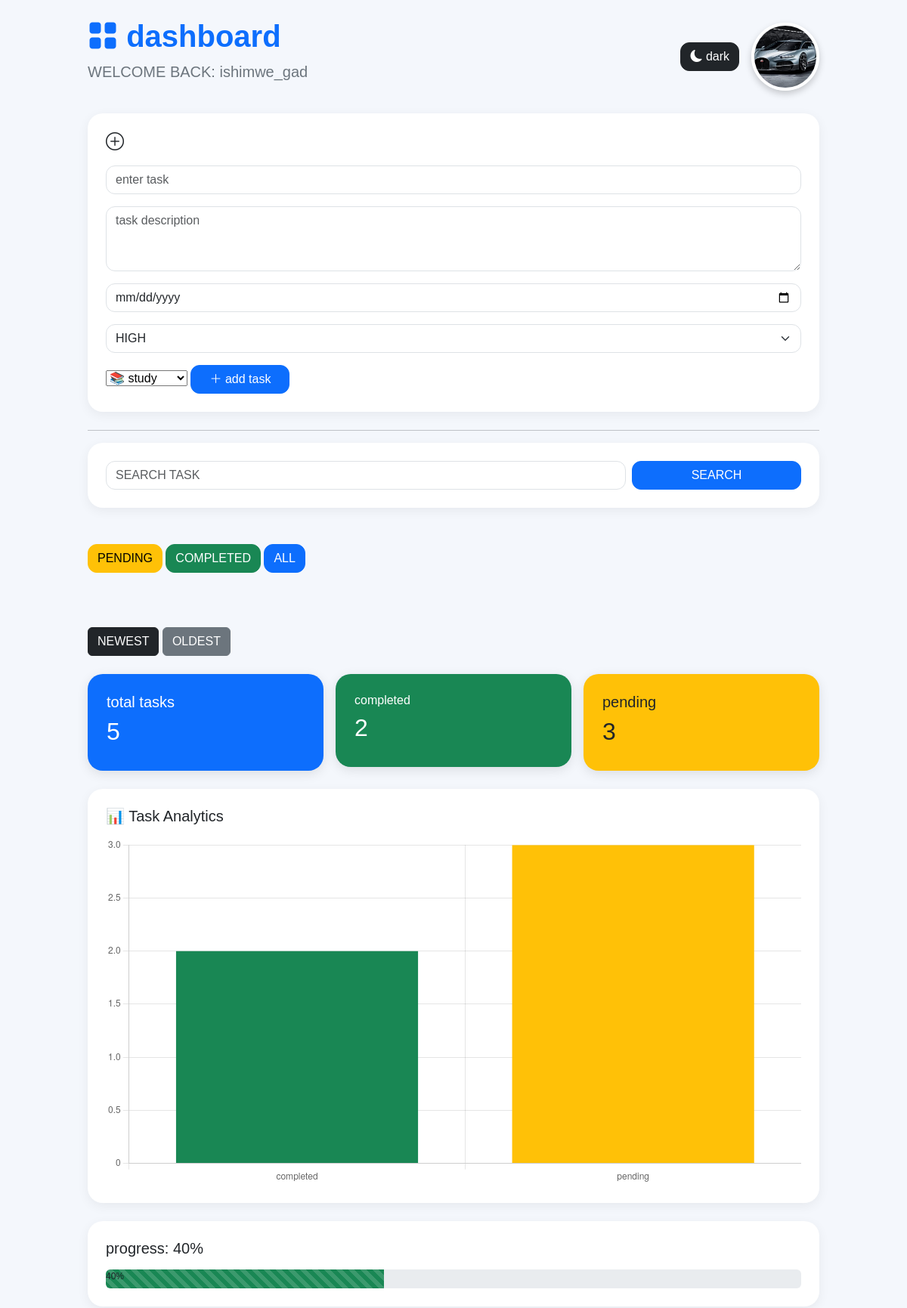
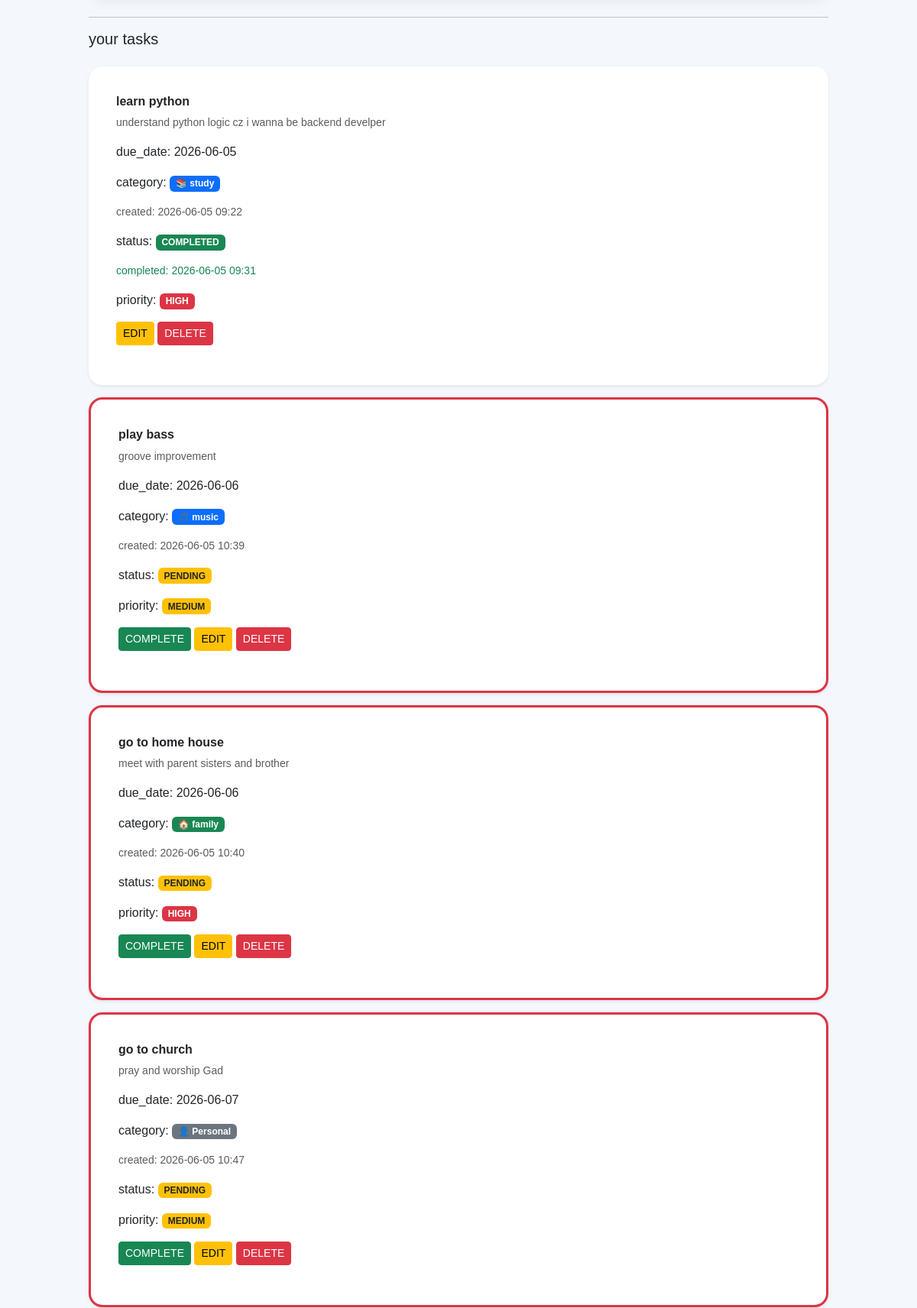
The app's page /dashboard (signed in, upper part) with its own data (2 pictures, top to bottom).
### tables this page shows
CREATE TABLE users (
        id INTEGER PRIMARY KEY AUTOINCREMENT,
        username TEXT UNIQUE,
        password TEXT
           );

CREATE TABLE tasks (
        id INTEGER PRIMARY KEY AUTOINCREMENT,
        user_id INTEGER,
        title TEXT NOT NULL,
        description TEXT,
        status TEXT NOT NULL,
        due_date TEXT,
        priority TEXT,
        category TEXT,
        created_at TEXT,
        completed_at TEXT
           );

### app.py (the view)
@app.route('/dashboard')
def dashboard():
    username = session.get('username')
    if not username:
        return redirect('/')
    conn = sqlite3.connect('users.db')
    cursor = conn.cursor()
    cursor.execute("SELECT id FROM users WHERE username=?", (username,))
    user = cursor.fetchone()
    user_id = user[0]
    search = request.args.get('search')
    status = request.args.get('status')
    sort = request.args.get('sort')
    if search:
        cursor.execute(
            "SELECT id, title, description, status, due_date, priority, category, created_at, completed_at FROM tasks WHERE user_id=? AND title LIKE ?",
            (user_id, '%' + search + '%')
        )
    elif status:
           cursor.execute(
            "SELECT id, title, description, status, due_date, priority, category, created_at, completed_at FROM tasks WHERE user_id=? AND status=?",
            (user_id, status)
        )
    else:
        if sort == "newest":
            cursor.execute(
             "SELECT id, title, description, status, due_date, priority, category, created_at, completed_at FROM tasks WHERE user_id=? ORDER BY id DESC",
            (user_id,)
        )
        elif sort == "oldest":
            cursor.execute(
                "SELECT id, title, description, status, due_date, priority, category, created_at, completed_at FROM tasks WHERE user_id=? ORDER BY id ASC",
                (user_id,)
            )
        else:
            cursor.execute(
                "SELECT id, title, description, status, due_date, priority, category, created_at, completed_at FROM tasks WHERE user_id=?",
                (user_id,)
            )
    tasks = cursor.fetchall()
    cursor.execute(
        "SELECT COUNT(*) FROM tasks WHERE user_id=?",
        (user_id,)
     )
    total_tasks = cursor.fetchone()[0]
    cursor.execute(
        "SELECT COUNT(*) FROM tasks WHERE user_id=? AND status=?",
        (user_id,"completed")
    )
    completed_tasks = cursor.fetchone()[0]
    cursor.execute(
        "SELECT COUNT(*)FROM tasks WHERE user_id=? AND status=?",
        (user_id,"pending")
    )
    pending_tasks = cursor.fetchone()[0]
    if total_tasks > 0:
        progress = int((completed_tasks / total_tasks) * 100)
    else:
        progress = 0
    current_date = datetime.now().strftime("%Y-%m-%d")
    conn.close()
    return render_template(
        'dashboard.html',
        username=username,
        tasks=tasks,
        total_tasks=total_tasks,
        completed_tasks=completed_tasks,
        pending_tasks=pending_tasks,
        progress=progress,
        current_date=current_date
    )

### templates/dashboard.html (shortened to what this page needs)
<!DOCTYPE html>
<html>
    <head>
        <link
        href="https://cdn.jsdelivr.net/npm/bootstrap@5.3.3/dist/css/bootstrap.min.css"rel="stylesheet">
        <link
        rel="stylesheet"
        href="https://cdn.jsdelivr.net/npm/bootstrap-icons@1.11.3/font/bootstrap-icons.min.css">
    </head>
    <body id="body">
        <div class="container py-4 px-3" style="max-width:1000px;">
        <div class="d-flex justify-content-between align-items-center mb-4">
        <div>
            <h1 class="fw-bold text-primary">
                <i class="bi bi-grid-fill"></i>
                dashboard
            </h1>
            <p class="text-secondary fs-5">
                WELCOME BACK: {{ username }}
           </p>
        </div>
        <div class="d-flex align-items-center gap-3">
        <button
        onclick="toggleDarkMode()"
        class="btn btn-dark custom-btn">
        <i class="bi bi-moon-fill"></i>
        dark
       </button>
        <img
        src="{{ url_for('static', filename='gd.jpg') }}"
        width="90px"
        height="90"
        class="profile-img">
      </div>
     </div>
    <div class="card main-card p-4 mb-4">
        <h4 class="mb-3">
            <i class="bi bi-plus-circle"></i>
        </h4>
        <form method="POST" action="/add_task">
            <input
                 class="form-control mb-3"
                 type="text"
                 name="title"
                 placeholder="enter task"
                 required>
            <textarea
                class="form-control mb-3"
                name="description"
                rows="3"
                placeholder="task description"
                required></textarea>
            <input
                  class="form-control mb-3"
                  type="date"
                  name="due_date"
                   required>
            <select
                name="priority"
                class="form-select mb-3">
                <option value="HIGH">HIGH</option>
            </select>
            <select
                name="category"
                class="form-select-mb3">
                <option value="study">📚 study</option>
            </select>
            <button class="btn btn-primary custom-btn px-4"
            type="submit">
            <i class="bi bi-plus-lg"></i>
            add task
        </button>
        </form>
    </div>
        <hr>
        <div class="card main-card p-4 mb-4">
        <form method="GET" action="/dashboard">
        <div class="row g-2">
        <div class="col-md-9">
        <input
            class="form-control"
            type="text"
            name="search"
            placeholder="SEARCH TASK">
        </div>
        <div class="col-md-3">
        <button
         class="btn btn-primary w-100 custom-btn"
         type="submit">SEARCH
        </button>
        </div>
        </div>
        </form>
        </div>
        <br>
        <div class="mb-4">
        <a
           class="btn btn-warning custom-btn"
           href="/dashboard?status=pending">PENDING</a>
        <a
           class="btn btn-success custom-btn"
           href="/dashboard?status=completed">COMPLETED</a>
        <a
          class="btn btn-primary custom-btn"
           href="/dashboard">ALL
        </a>
        </div>
        <br><br>
        <a
        class="btn btn-dark"
        href="/dashboard?sort=newest"
        >
        NEWEST
       </a>
       <a
       class="btn btn-secondary"
       href="dashboard?sort=oldest"
       >
       OLDEST
       </a>
       <br><br>
       <div class="row g-3 mb-4">
        <div class="col-md-4">
            <div class="stats-card bg-primary">
              <h5>total tasks</h5>
              <h2>{{ total_tasks }}</h2>
       </div>
     </div>
     <div class="col-md-4">
        <div class="stats-card bg-success">
           <h6>completed</h6>
           <h2>{{ completed_tasks }}</h2>
    </div>
  </div>
    <div class="col-md-4">
        <div class="stats-card bg-warning text-dark">
        <h5>pending</h5>
        <h2>{{ pending_tasks}}</h2>
   </div>
  </div>
 </div>
 <div class="card main-card p-4 mb-4">
    <h5 class="mb-3">
             📊 Task Analytics
     </h5>
     <canvas id="taskChart"></canvas>
 </div>
 <div class="card main-card p-4 mb-4">
    <h5 class="mb-3">
        progress: {{ progress}}%
    </h5>
    <div class="progress" style="height: 25px;">
    <div
        class="progress-bar-striped progress-bar-animated bg-success"
        role="progressbar"
        style="width: {{ progress }}%;">
        {{ progress }}%
    </div>
    </div>
 </div>
        <hr>
        <h5>your tasks</h5>
        <div class="mt-4">
            {% for task in tasks %}
            <div class="card task-card mb-3 shadow-sm
            {% if task[3] != 'completed' and task[4] < current_date %}
            border_danger
            {% endif %}
            ">
                <div class="card-body">
                    <h6 class="card-title fw-bold">
                        {{ task[1] }}
                    </h6>
                    <p class="text-muted small">
                        {{ task[2] }}
                    </p>
                    <p class="card-text">
                        due_date:
                        {{ task[4] }}
                    </p>
                    <p>
                        category:
                        {% if task[6] == 'study' %}
                        <span class="badge bg-primary">📚 study</span>
                        {% elif task[6] == 'work' %}
                        <span class="badge bg-dark">💼 work</span>
                        {% elif task[6] == 'family' %}
                        <span class="badge bg-success">🏠 family</span>
                        {% elif task[6] == 'personal' %}
                        <span class="badge bg-secondary">👤 Personal</span>
                        {% elif task[6] == 'job' %}
                        <span class="badge bg-info text-dark">🎯 job</span>
                        {% elif task[6] == 'hobby' %}
                        <span class="badge bg-warning text-dark">🎨 Hobby</span>
                        {% elif task[6] == 'exercise' %}
                        <span class="badge bg-danger">💪 exercise</span>
                        {% elif task[6] == 'music' %}
                        <span class="badge bg-primary">🎵 music</span>
                        {% elif task[6] == 'trip' %}
                        <span class="badge bg-info">✈️ trip</span>
                        {% else %}
                        <span class="badge bg-light text-dark">{{ task[6] }}</span>
                        {% endif %}
                    </p>
                    <p class="text-muted small">
                        created:
                        {{ task[7] }}
                    </p>
                    <p>
                    status:
                    {% if task[3] == 'completed' %}
                    <span class="badge bg-success">
                        COMPLETED
                    </span>
                    <p class="text-success small mt-2">
                        completed:
                        {{ task[8] }}
                    </p>
                    {% else %}
                    <span class="badge bg-warning text-dark">
                        PENDING
                    </span>
                    {% endif %}
                </p>
                <p>
                    priority:
                    {% if task[5] == 'HIGH' %}
                    <span class="badge bg-danger">
                        HIGH
                    </span>
                    {% elif task[5] == 'MEDIUM' %}
                    <span class="badge bg-warning text-dark">
                        MEDIUM
                    </span>
                    {% else %}
                 <span class="badge bg-success">
                    LOW
                 </span>
                 {% endif %}
            <p/>
            {% if task[3] == 'pending' %}
            <a
                class="btn btn-success btn-sm"
                href="/complete_task/{{ task[0] }}">
                COMPLETE
                </a>
                {% endif %}
                <a
                class="btn btn-warning btn-sm"
                href="/edit_task/{{ task[0] }}">
                EDIT
                </a>
                <a
                 class="btn btn-danger btn-sm"
                 href="/delete_task/{{ task[0] }}"
                 onclick="return confirm('Are you sure you want to delete this task?')">
                DELETE
                </a>
                </div>
            </div>
            {% endfor %}
        </div>
        </div>
   <script>
    const ctx = document.getElementById('taskChart');
    new Chart(ctx, {
    type: 'bar',
    data: {
  labels: ['completed', 'pending'],
  datasets: [{
    label: 'Tasks',
       data: [
           {{ completed_tasks }},
           {{ pending_tasks }}
      ],
      backgroundColor: [
        '#198754',
        '#ffc107'
  ]
    }]
  },
  options: {
    plugins: {
        legend: {
            display: false
        }
    }
}
});
</script>
    </body>
</html>

### templates/dashboard.html (style rules this page uses)
body { background:#f4f7fc; font-family: arial, sans-serif; }
.main-card { border:none; border-radius: 20px; box-shadow:0 4px 15px rgba(0,0,0,0.06) ; }
.task-card { border:none; border-radius: 18px; transition:0.3s; background:white; padding: 20px; }
.border_danger { border: 3px solid #dc3545 !important; }
.stats-card { padding: 25px; border-radius: 20px; color: white; box-shadow: 0 4px 15px rgba(0,0,0,0.1); }
.form-control, .form-select { border-radius: 12px; }
.custom-btn { border-radius: 12px; transition:0.3s; }
.profile-img { border-radius: 50%; object-fit:cover; border: 4px solid white; box-shadow: 0 4px 10px rgba(0,0,0,0.2); }

### records on screen
users: username "ishimwe_gad"
tasks: title "learn python", description "understand python logic cz i wanna be backend develper", due_date "2026-06-05", category "📚 study", created_at "2026-06-05 09:22", completed_at "2026-06-05 09:31", priority "HIGH"
tasks: title "play bass", description "groove improvement", due_date "2026-06-06", category "🎵 music", created_at "2026-06-05 10:39", status "PENDING", priority "MEDIUM"
tasks: title "go to home house", description "meet with parent sisters and brother", due_date "2026-06-06", category "🏠 family", created_at "2026-06-05 10:40", status "PENDING", priority "HIGH"
tasks: title "go to church", description "pray and worship Gad", due_date "2026-06-07", category "👤 Personal", created_at "2026-06-05 10:47", status "PENDING", priority "MEDIUM"

### other values on screen
{{ total_tasks }} "5"
{{ completed_tasks }} "2"
{{ pending_tasks }} "3"
{{ progress }} "40"
chart data {{ completed_tasks }} 2
chart data {{ pending_tasks }} 3
